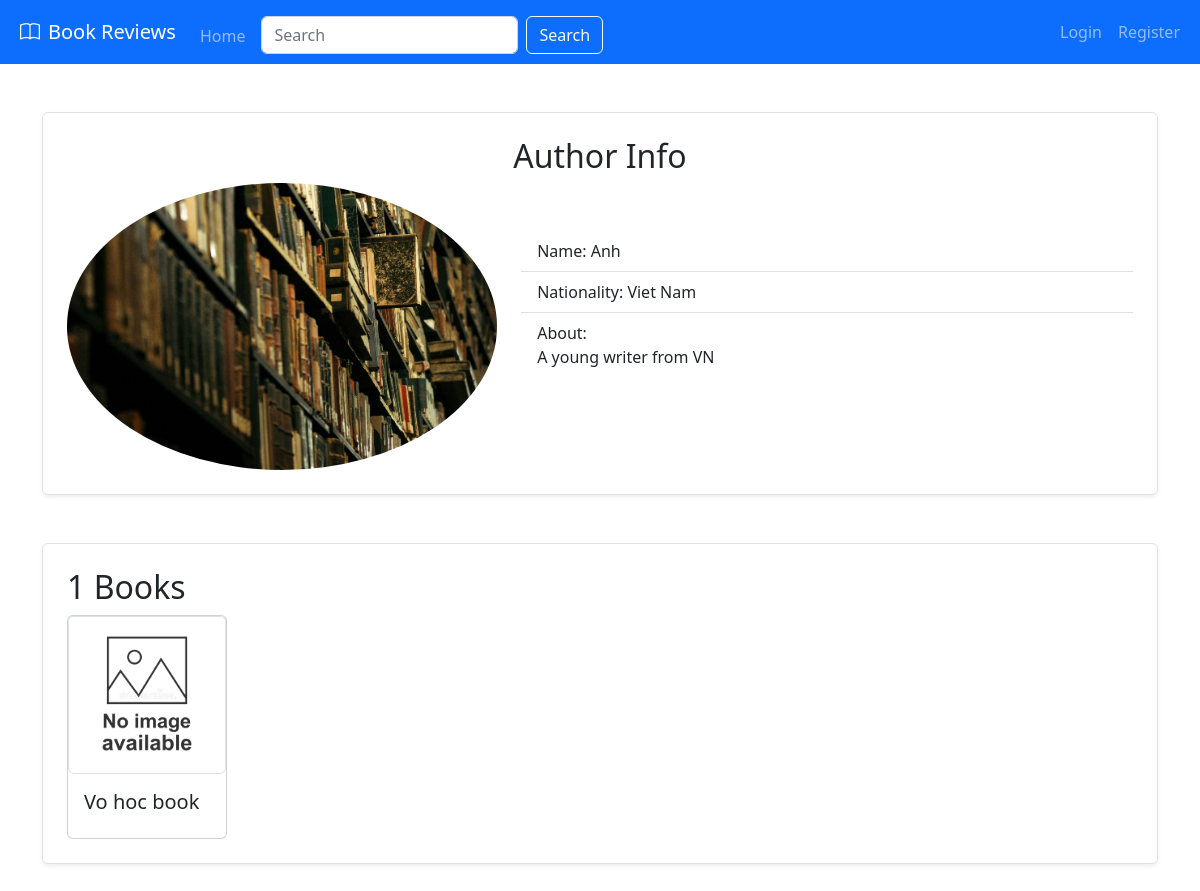
The page /author_profile/1 on the database its author committed.
### bookreview/models.py (models this page shows, shortened)
class Author(models.Model):
    name = models.CharField(max_length=64)
    nationality = models.CharField(max_length=200, blank=True, null=True)
    about = models.TextField(null=True, blank=True)
    image = models.ImageField(upload_to='images/', default='no_image.jpg')

class Book(models.Model):
    name = models.CharField(max_length=200)
    subname = models.CharField(max_length=200, blank=True, null=True)
    description = models.TextField(null=True, blank=True)
    author = models.ManyToManyField(Author, related_name="books", blank=True, null=True)
    category = models.ForeignKey(Category, on_delete=models.CASCADE, blank=True, null=True)
    isbn = models.IntegerField(unique=True)
    image = models.ImageField(upload_to='images/', default='no_image.jpg')
    updated = models.DateTimeField(auto_now=True)
    created = models.DateTimeField(auto_now_add=True)

### bookreview/views.py (the view)
# urls.py: path("author_profile/<int:author_id>", views.author_profile, name="author"),
def author_profile(request, author_id):
    try:
        author = Author.objects.get(pk=author_id)
        books = author.books.all()
        book_count = books.count()
    except Author.DoesNotExist:
        return HttpResponse("Invalid author access")
    return render(request, "bookreview/author.html", {
        "author": author,
        "books": books,
        "book_count": book_count
    })

### bookreview/templates/bookreview/author.html (shortened to what this page needs)
{% extends "bookreview/layout.html" %}
{% block body %}
    <div class=" p-4 border shadow-sm rounded my-5">
    <h2 class="text-center">Author Info</h2>
        <div class="row">
            <div class="col-md-5">
                <img src="{{ author.image.url }}" class="img-fluid rounded-circle" alt="">
            </div>
            <div class="col-md-7">
                <ul class="list-group list-group-flush mt-5">
                    <li class="list-group-item">Name: {{ author.name | title  }}</li>
                    <li class="list-group-item">Nationality: {{ author.nationality }}</li>
                    <li class="list-group-item">About:
                        <p>{{ author.about }}</p>
                    </li>
                </ul>
            </div>
        </div>
    </div>
    <div class=" p-4 border shadow-sm rounded my-5">
        <h2> {{ book_count }} Books </h2>
        <div class="d-flex flex-wrap">
            {% for book in books %}
            <div class="card" style="width: 10rem;">
                <img src="{{ book.image.url }}" class="card-img-top img-thumbnail" alt="...">
                <div class="card-body">
                <h5 class="card-title"><a class=" text-decoration-none text-reset " href="{% url 'book' book.isbn %}">{{ book.name }}</a></h5>
                </div>
            </div>
            {% endfor %}
        </div>
    </div>
{% endblock %}

### rows shown on the page
Author: image (picture), name "Anh", nationality "Viet Nam", about "A young writer from VN"
Book: image (placeholder picture), name "Vo hoc book"

### other values the page prints
{{ book_count }} "1"
